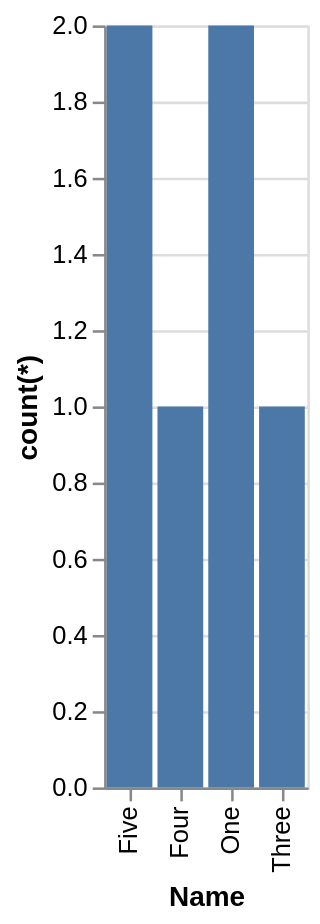

Source (Vega-Lite JSON):
### Vega-Lite specification from a JSON file in a GitHub repository (floating-point values rounded to 4 significant figures)
{"data": {"values": [{"x_data": "Five", "y_data": 2}, {"x_data": "Four", "y_data": 1}, {"x_data": "One", "y_data": 2}, {"x_data": "Three", "y_data": 1}]}, "mark": "bar", "encoding": {"x": {"field": "x_data", "type": "nominal", "title": "Name", "sort": "ascending"}, "y": {"field": "y_data", "type": "quantitative", "title": "count(*)"}}}
